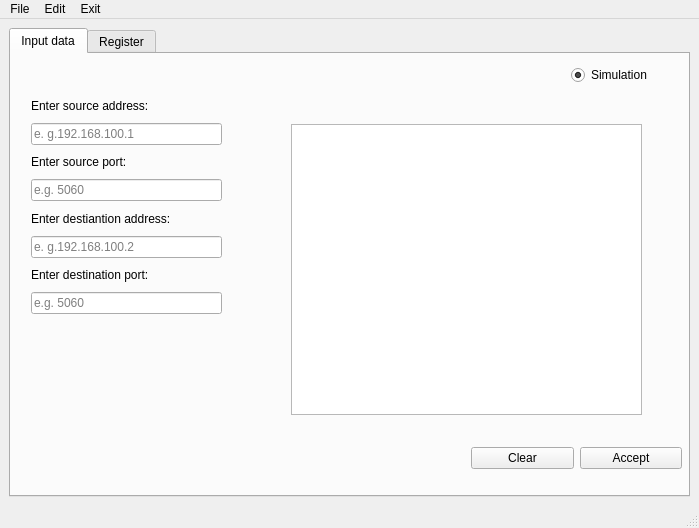
<?xml version="1.0" encoding="UTF-8"?>
<ui version="4.0">
 <class>MainWindow</class>
 <widget class="QMainWindow" name="MainWindow">
  <property name="geometry">
   <rect>
    <x>0</x>
    <y>0</y>
    <width>699</width>
    <height>528</height>
   </rect>
  </property>
  <property name="windowTitle">
   <string>MainWindow</string>
  </property>
  <property name="statusTip">
   <string>Ready</string>
  </property>
  <widget class="QWidget" name="centralwidget">
   <layout class="QGridLayout" name="gridLayout">
    <item row="0" column="1">
     <widget class="QTabWidget" name="tabWidget">
      <property name="font">
       <font>
        <weight>50</weight>
        <bold>false</bold>
       </font>
      </property>
      <property name="currentIndex">
       <number>0</number>
      </property>
      <widget class="QWidget" name="Inputdata">
       <attribute name="title">
        <string>Input data</string>
       </attribute>
       <widget class="QRadioButton" name="simulateRadioButton">
        <property name="geometry">
         <rect>
          <x>560</x>
          <y>10</y>
          <width>116</width>
          <height>22</height>
         </rect>
        </property>
        <property name="statusTip">
         <string/>
        </property>
        <property name="text">
         <string>Simulation</string>
        </property>
        <property name="checkable">
         <bool>true</bool>
        </property>
        <property name="checked">
         <bool>true</bool>
        </property>
       </widget>
       <widget class="QWidget" name="layoutWidget">
        <property name="geometry">
         <rect>
          <x>20</x>
          <y>40</y>
          <width>191</width>
          <height>220</height>
         </rect>
        </property>
        <layout class="QVBoxLayout" name="verticalLayout">
         <item>
          <widget class="QLabel" name="label">
           <property name="text">
            <string>Enter source address:</string>
           </property>
          </widget>
         </item>
         <item>
          <widget class="QLineEdit" name="sourceAddressField">
           <property name="statusTip">
            <string/>
           </property>
           <property name="inputMethodHints">
            <set>Qt::ImhPreferNumbers</set>
           </property>
           <property name="inputMask">
            <string/>
           </property>
           <property name="text">
            <string/>
           </property>
           <property name="placeholderText">
            <string>e. g.192.168.100.1</string>
           </property>
          </widget>
         </item>
         <item>
          <widget class="QLabel" name="label_2">
           <property name="text">
            <string>Enter source port:</string>
           </property>
          </widget>
         </item>
         <item>
          <widget class="QLineEdit" name="sourcePortField">
           <property name="statusTip">
            <string/>
           </property>
           <property name="inputMethodHints">
            <set>Qt::ImhPreferNumbers</set>
           </property>
           <property name="inputMask">
            <string/>
           </property>
           <property name="text">
            <string/>
           </property>
           <property name="placeholderText">
            <string>e.g. 5060</string>
           </property>
          </widget>
         </item>
         <item>
          <widget class="QLabel" name="label_3">
           <property name="text">
            <string>Enter destiantion address:</string>
           </property>
          </widget>
         </item>
         <item>
          <widget class="QLineEdit" name="destAddresField">
           <property name="statusTip">
            <string/>
           </property>
           <property name="inputMethodHints">
            <set>Qt::ImhPreferNumbers</set>
           </property>
           <property name="inputMask">
            <string/>
           </property>
           <property name="text">
            <string/>
           </property>
           <property name="placeholderText">
            <string>e. g.192.168.100.2</string>
           </property>
          </widget>
         </item>
         <item>
          <widget class="QLabel" name="label_4">
           <property name="text">
            <string>Enter destination port:</string>
           </property>
          </widget>
         </item>
         <item>
          <widget class="QLineEdit" name="destPortField">
           <property name="statusTip">
            <string/>
           </property>
           <property name="inputMethodHints">
            <set>Qt::ImhPreferNumbers</set>
           </property>
           <property name="inputMask">
            <string/>
           </property>
           <property name="text">
            <string/>
           </property>
           <property name="placeholderText">
            <string>e.g. 5060</string>
           </property>
          </widget>
         </item>
        </layout>
       </widget>
       <widget class="QWidget" name="layoutWidget">
        <property name="geometry">
         <rect>
          <x>460</x>
          <y>390</y>
          <width>211</width>
          <height>29</height>
         </rect>
        </property>
        <layout class="QHBoxLayout" name="horizontalLayout">
         <item>
          <widget class="QPushButton" name="clearButton">
           <property name="text">
            <string>Clear</string>
           </property>
          </widget>
         </item>
         <item>
          <widget class="QPushButton" name="acceptButton">
           <property name="text">
            <string>Accept</string>
           </property>
          </widget>
         </item>
        </layout>
       </widget>
       <widget class="QTextBrowser" name="sipInput">
        <property name="geometry">
         <rect>
          <x>280</x>
          <y>70</y>
          <width>351</width>
          <height>291</height>
         </rect>
        </property>
       </widget>
      </widget>
      <widget class="QWidget" name="Register">
       <attribute name="title">
        <string>Register</string>
       </attribute>
      </widget>
     </widget>
    </item>
   </layout>
  </widget>
  <widget class="QMenuBar" name="menubar">
   <property name="geometry">
    <rect>
     <x>0</x>
     <y>0</y>
     <width>699</width>
     <height>25</height>
    </rect>
   </property>
   <widget class="QMenu" name="menuFile">
    <property name="title">
     <string>File</string>
    </property>
    <addaction name="actionAdd_template"/>
   </widget>
   <widget class="QMenu" name="menuEdit">
    <property name="title">
     <string>Edit</string>
    </property>
   </widget>
   <widget class="QMenu" name="menuExit">
    <property name="title">
     <string>Exit</string>
    </property>
   </widget>
   <addaction name="menuFile"/>
   <addaction name="menuEdit"/>
   <addaction name="menuExit"/>
  </widget>
  <widget class="QStatusBar" name="statusbar"/>
  <action name="actionAdd_template">
   <property name="text">
    <string>Add template</string>
   </property>
  </action>
 </widget>
 <resources/>
 <connections>
  <connection>
   <sender>clearButton</sender>
   <signal>clicked()</signal>
   <receiver>sourceAddressField</receiver>
   <slot>clear()</slot>
   <hints>
    <hint type="sourcelabel">
     <x>553</x>
     <y>467</y>
    </hint>
    <hint type="destinationlabel">
     <x>211</x>
     <y>138</y>
    </hint>
   </hints>
  </connection>
  <connection>
   <sender>clearButton</sender>
   <signal>clicked()</signal>
   <receiver>sourcePortField</receiver>
   <slot>clear()</slot>
   <hints>
    <hint type="sourcelabel">
     <x>524</x>
     <y>464</y>
    </hint>
    <hint type="destinationlabel">
     <x>215</x>
     <y>191</y>
    </hint>
   </hints>
  </connection>
  <connection>
   <sender>clearButton</sender>
   <signal>clicked()</signal>
   <receiver>destAddresField</receiver>
   <slot>clear()</slot>
   <hints>
    <hint type="sourcelabel">
     <x>527</x>
     <y>465</y>
    </hint>
    <hint type="destinationlabel">
     <x>216</x>
     <y>244</y>
    </hint>
   </hints>
  </connection>
  <connection>
   <sender>clearButton</sender>
   <signal>clicked()</signal>
   <receiver>destPortField</receiver>
   <slot>clear()</slot>
   <hints>
    <hint type="sourcelabel">
     <x>503</x>
     <y>467</y>
    </hint>
    <hint type="destinationlabel">
     <x>204</x>
     <y>303</y>
    </hint>
   </hints>
  </connection>
 </connections>
</ui>
